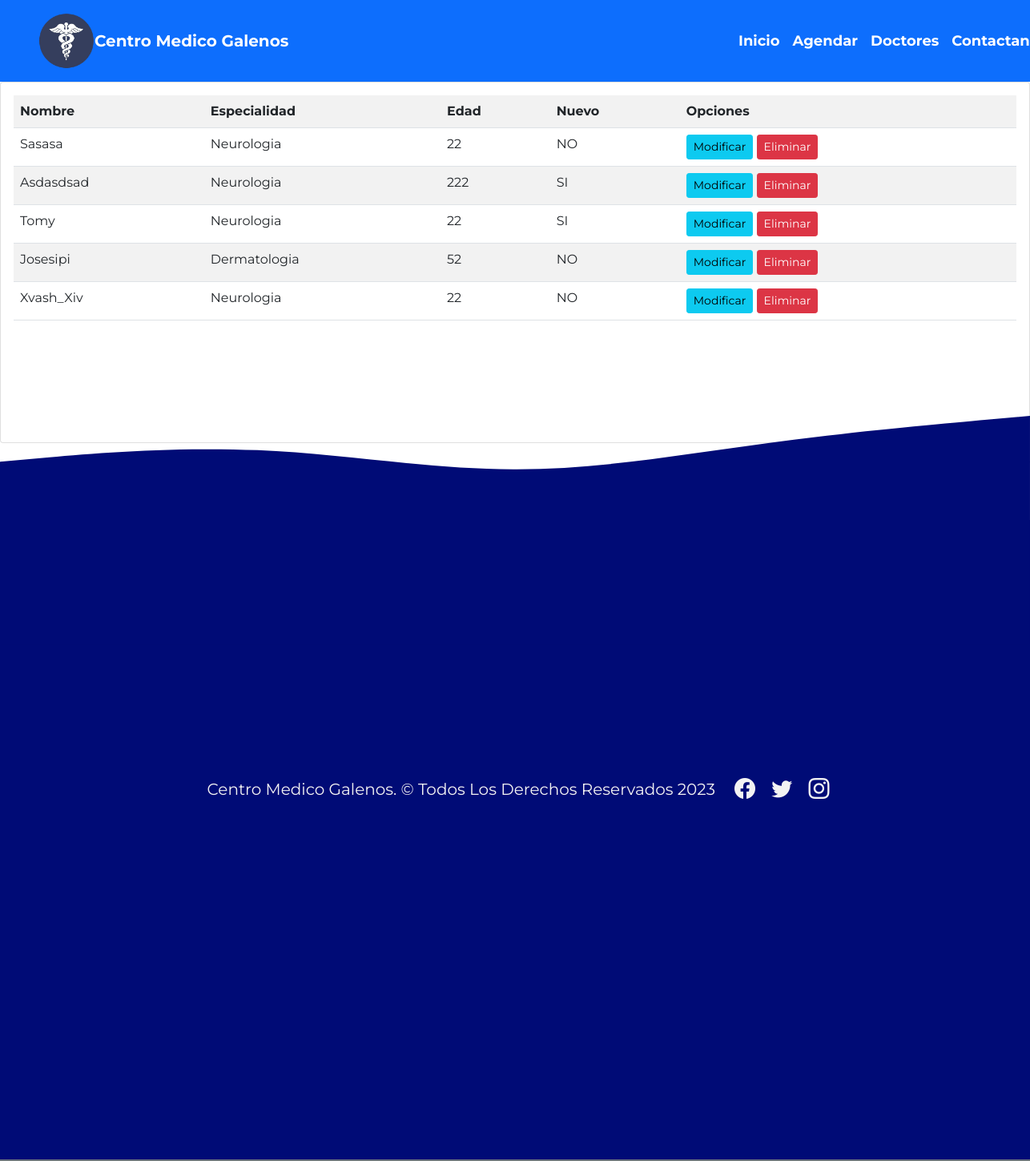
Page /listar/ on the earlier database version.
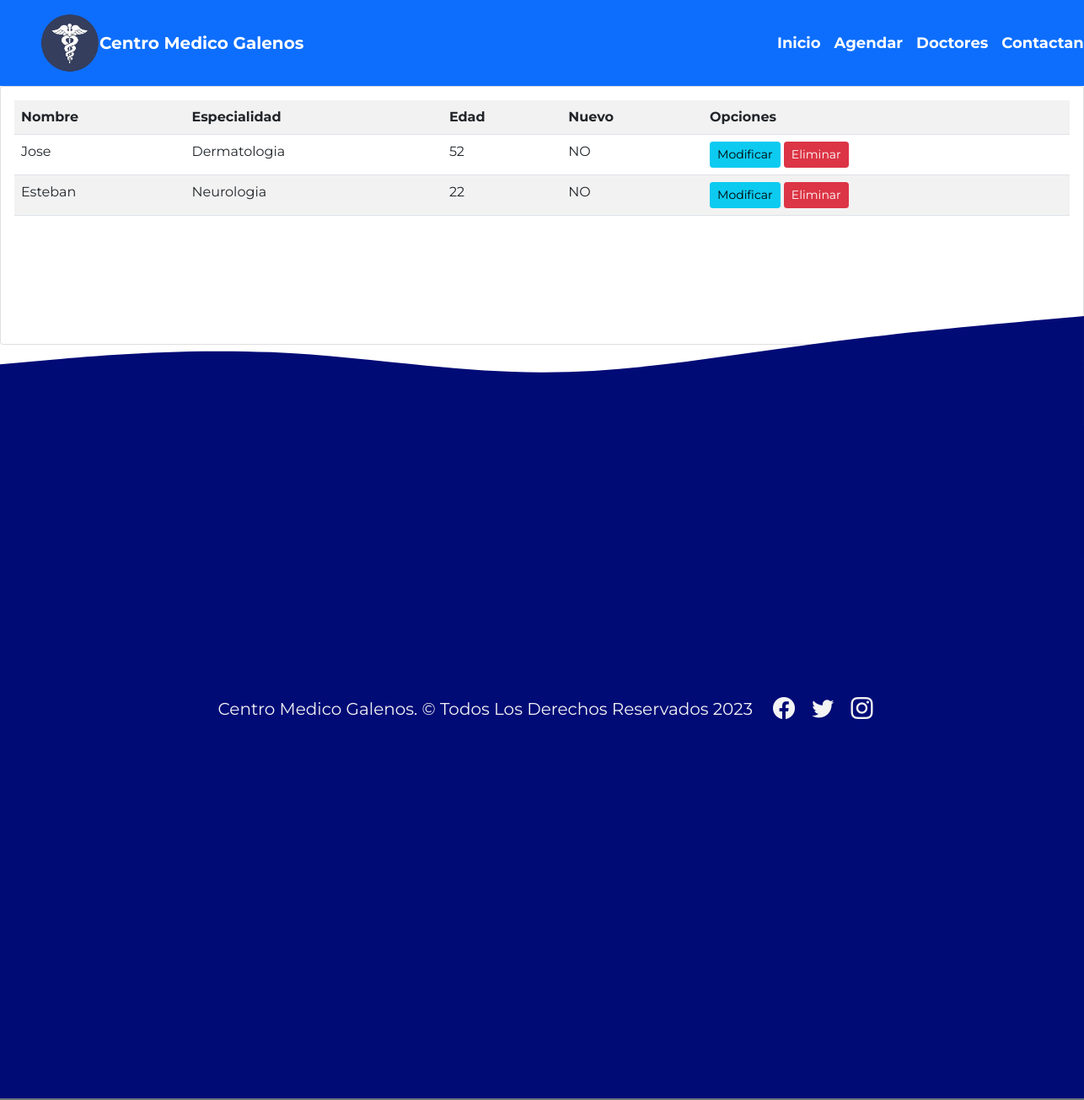
Same page on the later database version.
### app/models.py (models this page shows, shortened)
class Doctor(models.Model):
    nombre = models.CharField(max_length=50)
    edad = models.IntegerField()
    descripcion = models.TextField()
    nuevo = models.BooleanField()
    especialidad = models.ForeignKey(Especialidad, on_delete=models.PROTECT)
    fechas = models.DateField()
    imagen = models.ImageField(upload_to="docs",null=True)

class Especialidad(models.Model):
    especialidad = models.CharField(max_length=50)
    def __str__(self):
        return self.especialidad

### app/views.py (the view)
# urls.py: path('listar/', listar,name="listar"),
def listar (request):
    doctores = Doctor.objects.all()
    data ={
        'doctores' : doctores
    }
    return render(request,'app/docs/listar.html',data)

### app/templates/app/docs/listar.html
{% extends 'app/base.html' %}
{% load static %}
{% block contenido %}
<div class="card">
    <div class="card-body">
        <table class="table table-striped table-hover table-responsive-sm">
            <tr>
                <th>Nombre</th>
                <th>Especialidad</th>
                <th>Edad</th>
                <th>Nuevo</th>
                <th>Opciones</th>
            </tr>
            {% for d in doctores  %}
                <tr>
                    <td> {{ d.nombre | title }} </td>
                    <td> {{ d.especialidad }} </td>
                    <td> {{ d.edad }}  </td>
                    <td>
                        {% if d.nuevo == True %}
                        SI
                        {% else %}
                        NO
                        {% endif %} </td>
                    <td>
                        <a href="{% url 'modificar' d.id %}" class="btn btn-info btn-sm">Modificar</a>
                        <a href="{% url 'eliminar' d.id %}" class="btn btn-danger btn-sm">Eliminar</a>
                    </td>
                </tr>
            {% endfor  %}
        </table>
        <br>
        <br>
        <br>
        <br>
        <br>
    </div>
</div>
{% endblock %}

### app/templates/app/base.html (shortened to what this page needs)
<!doctype html>
<html lang="en">
  <head>
    {% load static %}
    <link href="https://cdn.jsdelivr.net/npm/bootstrap@5.1.3/dist/css/bootstrap.min.css" rel="stylesheet">
    <link rel="stylesheet" href="https://cdn.jsdelivr.net/npm/bootstrap-icons@1.4.0/font/bootstrap-icons.css">
    <link rel="stylesheet" href="{% static 'app/css/main.css' %}">
  </head>
  <body>
    <nav class="navbar navbar-expand-lg navbar-light bg-primary p-3" id="menu">
        <div class="container-fluid">
            <div class="contenedor_logo">
                <img src="{% static 'app/img/Centromedic.png' %}"  alt="logo" class="logo">
            </div>
          <a class="navbar-brand" href="#">
            <span class="text-white fs-5 fw-bold">Centro Medico Galenos</span>
          </a>
          <div class="collapse navbar-collapse " id="navbarSupportedContent">
            <ul class="navbar-nav me-auto mb-3 mb-lg-0">
              <li class="nav-item">
                <a class="nav-link active" aria-current="page" href="{% url 'index' %}">Inicio</a>
              </li>
              <li class="nav-item">
                <a class="nav-link" href="{% url 'agendar' %}">Agendar</a>
              </li>
              <li class="nav-item">
                <a class="nav-link" href="{% url 'Doctores' %}">Doctores</a>
              </li>
              <li class="nav-item">
                <a class="nav-link" href="{% url 'contacto' %}">Contactanos</a>
              </li>
            </ul>
          </div>
        </div>
    </nav>
    <div id="contenido">
        {% block contenido %}
        {% endblock %}
    </div>
    <br>
    <br>
    <br>
    <br>
    <SECTION id="section-contacto" class="border-bottom border-secondary border-2">
      <div id="bg-contacto">
      </div>
    <footer class="w-100 d-flex align-items-center justify-content-center flex-wrap">
      <p class="fs-5 px-3 pt-3">Centro Medico Galenos. &copy; Todos Los Derechos Reservados 2023</p>
      <div id="iconos">
        <a href="#"><i class="bi bi-facebook"></i></a>
        <a href="#"><i class="bi bi-twitter"></i></a>
        <a href="#"><i class="bi bi-instagram"></i></a>
      </div>
    </footer>
  </body>
</html>

### app/static/app/css/main.css (style rules this page uses)
body { font-family: 'Montserrat', sans-serif; overflow-x: hidden; }
#menu a { font-size: 18px; font-weight: bold; color: white; margin-right: 45%; }
.logo { width: 70px; margin-left: 20px; }
#bg-contacto { position: relative; top: -130px; }
#section-contacto { background-color: #000b76; min-height: 800px; position: relative; }
footer { background: #000b76; min-height: 100px; }
footer p { color: #f3f3f3; text-align: center; }
#iconos i { font-size: 26px; padding: 0 8px; color: #f3f3f3; }

Differences in the rows shown:
removed Doctor: nombre "Sasasa", especialidad "Neurologia", edad "22", nuevo "NO"
removed Doctor: nombre "Asdasdsad", especialidad "Neurologia", edad "222", nuevo "SI"
removed Doctor: nombre "Tomy", especialidad "Neurologia", edad "22", nuevo "SI"
changed Doctor "Dermatologia": nombre "Josesipi" → "Jose"
changed Doctor "Neurologia": nombre "Xvash_Xiv" → "Esteban"
